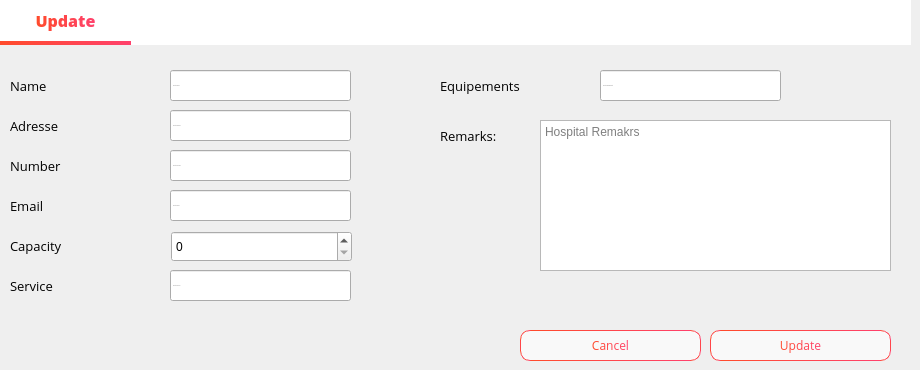
      <widget class="QWidget" name="page_2">
       <widget class="QLineEdit" name="Modifier_Hospital_name">
        <property name="geometry">
         <rect>
          <x>170</x>
          <y>70</y>
          <width>181</width>
          <height>31</height>
         </rect>
        </property>
        <property name="font">
         <font>
          <family>Open Sans</family>
          <pointsize>-1</pointsize>
          <weight>50</weight>
          <bold>false</bold>
         </font>
        </property>
        <property name="styleSheet">
         <string notr="true"/>
        </property>
        <property name="placeholderText">
         <string>Hospital name</string>
        </property>
       </widget>
       <widget class="QLineEdit" name="Modifier_Hospital_adresse">
        <property name="geometry">
         <rect>
          <x>170</x>
          <y>110</y>
          <width>181</width>
          <height>31</height>
         </rect>
        </property>
        <property name="font">
         <font>
          <family>Open Sans</family>
          <pointsize>-1</pointsize>
          <weight>50</weight>
          <bold>false</bold>
         </font>
        </property>
        <property name="styleSheet">
         <string notr="true"/>
        </property>
        <property name="placeholderText">
         <string>Hospital adresse</string>
        </property>
       </widget>
       <widget class="QLabel" name="label_27">
        <property name="geometry">
         <rect>
          <x>440</x>
          <y>120</y>
          <width>61</width>
          <height>31</height>
         </rect>
        </property>
        <property name="font">
         <font>
          <family>Open Sans</family>
          <pointsize>10</pointsize>
          <weight>50</weight>
          <bold>false</bold>
         </font>
        </property>
        <property name="styleSheet">
         <string notr="true">color: rgb(0, 0, 0);</string>
        </property>
        <property name="text">
         <string>Remarks:</string>
        </property>
       </widget>
       <widget class="QLineEdit" name="Modifier_Hospital_Equipements">
        <property name="geometry">
         <rect>
          <x>600</x>
          <y>70</y>
          <width>181</width>
          <height>31</height>
         </rect>
        </property>
        <property name="font">
         <font>
          <family>Open Sans</family>
          <pointsize>-1</pointsize>
          <weight>50</weight>
          <bold>false</bold>
         </font>
        </property>
        <property name="styleSheet">
         <string notr="true"/>
        </property>
        <property name="placeholderText">
         <string>Hospital Equipements</string>
        </property>
       </widget>
       <widget class="QWidget" name="widget_9" native="true">
        <property name="geometry">
         <rect>
          <x>0</x>
          <y>0</y>
          <width>911</width>
          <height>45</height>
         </rect>
        </property>
        <property name="styleSheet">
         <string notr="true">QWidget{
background-color: rgb(255, 255, 255);
}
QPushButton {
    border: none;
    padding: 5px 10px;
    font-size: 16px;
    font-weight: normal;
    color: black;
}

QPushButton:checked {
    border-bottom: 4px solid qlineargradient(x1:0, y1:0, x2:1, y2:0, stop:0 #FF4B2B, stop:1 #FF416C);
    border-right: none;
    border-top: none;
    color: qlineargradient(x1:0, y1:0, x2:1, y2:0, stop:0 #FF4B2B, stop:1 #FF416C);
    font-weight: 700;
}

QPushButton:hover {
    background-color: qlineargradient(x1:0, y1:0, x2:1, y2:0, stop:0 #f2f2f2, stop:1 #e6e6e6);
}</string>
        </property>
        <widget class="QPushButton" name="pushButton_34">
         <property name="enabled">
          <bool>false</bool>
         </property>
         <property name="geometry">
          <rect>
           <x>0</x>
           <y>0</y>
           <width>131</width>
           <height>45</height>
          </rect>
         </property>
         <property name="font">
          <font>
           <family>Open Sans</family>
           <pointsize>-1</pointsize>
           <weight>50</weight>
           <bold>false</bold>
          </font>
         </property>
         <property name="cursor">
          <cursorShape>ArrowCursor</cursorShape>
         </property>
         <property name="styleSheet">
          <string notr="true"/>
         </property>
         <property name="text">
          <string>Update</string>
         </property>
         <property name="checkable">
          <bool>true</bool>
         </property>
         <property name="checked">
          <bool>true</bool>
         </property>
        </widget>
       </widget>
       <widget class="QLabel" name="label_26">
        <property name="geometry">
         <rect>
          <x>10</x>
          <y>110</y>
          <width>151</width>
          <height>31</height>
         </rect>
        </property>
        <property name="font">
         <font>
          <family>Open Sans</family>
          <pointsize>10</pointsize>
          <weight>50</weight>
          <bold>false</bold>
         </font>
        </property>
        <property name="styleSheet">
         <string notr="true">color: rgb(0, 0, 0);</string>
        </property>
        <property name="text">
         <string>Adresse</string>
        </property>
       </widget>
       <widget class="QTextEdit" name="Modifier_Remarks">
        <property name="geometry">
         <rect>
          <x>540</x>
          <y>120</y>
          <width>351</width>
          <height>151</height>
         </rect>
        </property>
        <property name="placeholderText">
         <string>Hospital Remakrs</string>
        </property>
       </widget>
       <widget class="QLabel" name="label_21">
        <property name="geometry">
         <rect>
          <x>10</x>
          <y>70</y>
          <width>151</width>
          <height>31</height>
         </rect>
        </property>
        <property name="font">
         <font>
          <family>Open Sans</family>
          <pointsize>10</pointsize>
          <weight>50</weight>
          <bold>false</bold>
         </font>
        </property>
        <property name="styleSheet">
         <string notr="true">color: rgb(0, 0, 0);</string>
        </property>
        <property name="text">
         <string>Name</string>
        </property>
       </widget>
       <widget class="QLabel" name="label_24">
        <property name="geometry">
         <rect>
          <x>440</x>
          <y>70</y>
          <width>151</width>
          <height>31</height>
         </rect>
        </property>
        <property name="font">
         <font>
          <family>Open Sans</family>
          <pointsize>10</pointsize>
          <weight>50</weight>
          <bold>false</bold>
         </font>
        </property>
        <property name="styleSheet">
         <string notr="true">color: rgb(0, 0, 0);</string>
        </property>
        <property name="text">
         <string>Equipements</string>
        </property>
       </widget>
       <widget class="QLabel" name="label_28">
        <property name="geometry">
         <rect>
          <x>10</x>
          <y>190</y>
          <width>151</width>
          <height>31</height>
         </rect>
        </property>
        <property name="font">
         <font>
          <family>Open Sans</family>
          <pointsize>10</pointsize>
          <weight>50</weight>
          <bold>false</bold>
         </font>
        </property>
        <property name="styleSheet">
         <string notr="true">color: rgb(0, 0, 0);</string>
        </property>
        <property name="text">
         <string>Email</string>
        </property>
       </widget>
       <widget class="QLabel" name="label_18">
        <property name="geometry">
         <rect>
          <x>10</x>
          <y>230</y>
          <width>151</width>
          <height>31</height>
         </rect>
        </property>
        <property name="font">
         <font>
          <family>Open Sans</family>
          <pointsize>10</pointsize>
          <weight>50</weight>
          <bold>false</bold>
         </font>
        </property>
        <property name="styleSheet">
         <string notr="true">color: rgb(0, 0, 0);</string>
        </property>
        <property name="text">
         <string>Capacity</string>
        </property>
       </widget>
       <widget class="QPushButton" name="Modifier_btn">
        <property name="geometry">
         <rect>
          <x>710</x>
          <y>330</y>
          <width>181</width>
          <height>31</height>
         </rect>
        </property>
        <property name="font">
         <font>
          <family>Open Sans</family>
          <pointsize>-1</pointsize>
         </font>
        </property>
        <property name="cursor">
         <cursorShape>PointingHandCursor</cursorShape>
        </property>
        <property name="styleSheet">
         <string notr="true">QPushButton {
    border: 1px solid qlineargradient(x1:0, y1:0, x2:1, y2:0, stop:0 #FF4B2B, stop:1 #FF416C);
    border-radius: 10px;
    padding: 5px 15px;
    background: #f9f9f9;
    color: qlineargradient(x1:0, y1:0, x2:1, y2:0, stop:0 #FF4B2B, stop:1 #FF416C);
    font-size: 12px;
}

QPushButton:hover {
    background-color: qlineargradient(x1:0, y1:0, x2:1, y2:0, stop:0 #FF416C, stop:1 #FF4B2B);
	color: white;
}

QPushButton:pressed {
    background-color: qlineargradient(x1:0, y1:0, x2:1, y2:0, stop:0 #FF4B2B, stop:1 #FF416C);
    border: 2px solid #FF416C;
    padding: 4px 14px 6px 16px;
}</string>
        </property>
        <property name="text">
         <string>Update</string>
        </property>
       </widget>
       <widget class="QSpinBox" name="Modifier_hospital_capacity">
        <property name="geometry">
         <rect>
          <x>171</x>
          <y>231</y>
          <width>181</width>
          <height>31</height>
         </rect>
        </property>
       </widget>
       <widget class="QLabel" name="label_22">
        <property name="geometry">
         <rect>
          <x>10</x>
          <y>150</y>
          <width>151</width>
          <height>31</height>
         </rect>
        </property>
        <property name="font">
         <font>
          <family>Open Sans</family>
          <pointsize>10</pointsize>
          <weight>50</weight>
          <bold>false</bold>
         </font>
        </property>
        <property name="styleSheet">
         <string notr="true">color: rgb(0, 0, 0);</string>
        </property>
        <property name="text">
         <string>Number</string>
        </property>
       </widget>
       <widget class="QLabel" name="label_20">
        <property name="geometry">
         <rect>
          <x>10</x>
          <y>270</y>
          <width>151</width>
          <height>31</height>
         </rect>
        </property>
        <property name="font">
         <font>
          <family>Open Sans</family>
          <pointsize>10</pointsize>
          <weight>50</weight>
          <bold>false</bold>
         </font>
        </property>
        <property name="styleSheet">
         <string notr="true">color: rgb(0, 0, 0);</string>
        </property>
        <property name="text">
         <string>Service</string>
        </property>
       </widget>
       <widget class="QLineEdit" name="Modifier_Hopistal_Email">
        <property name="geometry">
         <rect>
          <x>170</x>
          <y>190</y>
          <width>181</width>
          <height>31</height>
         </rect>
        </property>
        <property name="font">
         <font>
          <family>Open Sans</family>
          <pointsize>-1</pointsize>
          <weight>50</weight>
          <bold>false</bold>
         </font>
        </property>
        <property name="styleSheet">
         <string notr="true"/>
        </property>
        <property name="placeholderText">
         <string>Hospital email</string>
        </property>
       </widget>
       <widget class="QLineEdit" name="Modifier_Hospital_number">
        <property name="geometry">
         <rect>
          <x>170</x>
          <y>150</y>
          <width>181</width>
          <height>31</height>
         </rect>
        </property>
        <property name="font">
         <font>
          <family>Open Sans</family>
          <pointsize>-1</pointsize>
          <weight>50</weight>
          <bold>false</bold>
         </font>
        </property>
        <property name="styleSheet">
         <string notr="true"/>
        </property>
        <property name="placeholderText">
         <string>Hospital number</string>
        </property>
       </widget>
       <widget class="QLineEdit" name="Modifier_Hospital_service">
        <property name="geometry">
         <rect>
          <x>170</x>
          <y>270</y>
          <width>181</width>
          <height>31</height>
         </rect>
        </property>
        <property name="font">
         <font>
          <family>Open Sans</family>
          <pointsize>-1</pointsize>
          <weight>50</weight>
          <bold>false</bold>
         </font>
        </property>
        <property name="styleSheet">
         <string notr="true"/>
        </property>
        <property name="placeholderText">
         <string>Hospital Service</string>
        </property>
       </widget>
       <widget class="QPushButton" name="Modifier_Cancel">
        <property name="geometry">
         <rect>
          <x>520</x>
          <y>330</y>
          <width>181</width>
          <height>31</height>
         </rect>
        </property>
        <property name="font">
         <font>
          <family>Open Sans</family>
          <pointsize>-1</pointsize>
         </font>
        </property>
        <property name="cursor">
         <cursorShape>PointingHandCursor</cursorShape>
        </property>
        <property name="styleSheet">
         <string notr="true">QPushButton {
    border: 1px solid qlineargradient(x1:0, y1:0, x2:1, y2:0, stop:0 #FF4B2B, stop:1 #FF416C);
    border-radius: 10px;
    padding: 5px 15px;
    background: #f9f9f9;
    color: qlineargradient(x1:0, y1:0, x2:1, y2:0, stop:0 #FF4B2B, stop:1 #FF416C);
    font-size: 12px;
}

QPushButton:hover {
    background-color: qlineargradient(x1:0, y1:0, x2:1, y2:0, stop:0 #FF416C, stop:1 #FF4B2B);
	color: white;
}

QPushButton:pressed {
    background-color: qlineargradient(x1:0, y1:0, x2:1, y2:0, stop:0 #FF4B2B, stop:1 #FF416C);
    border: 2px solid #FF416C;
    padding: 4px 14px 6px 16px;
}</string>
        </property>
        <property name="text">
         <string>Cancel</string>
        </property>
       </widget>
      </widget>
